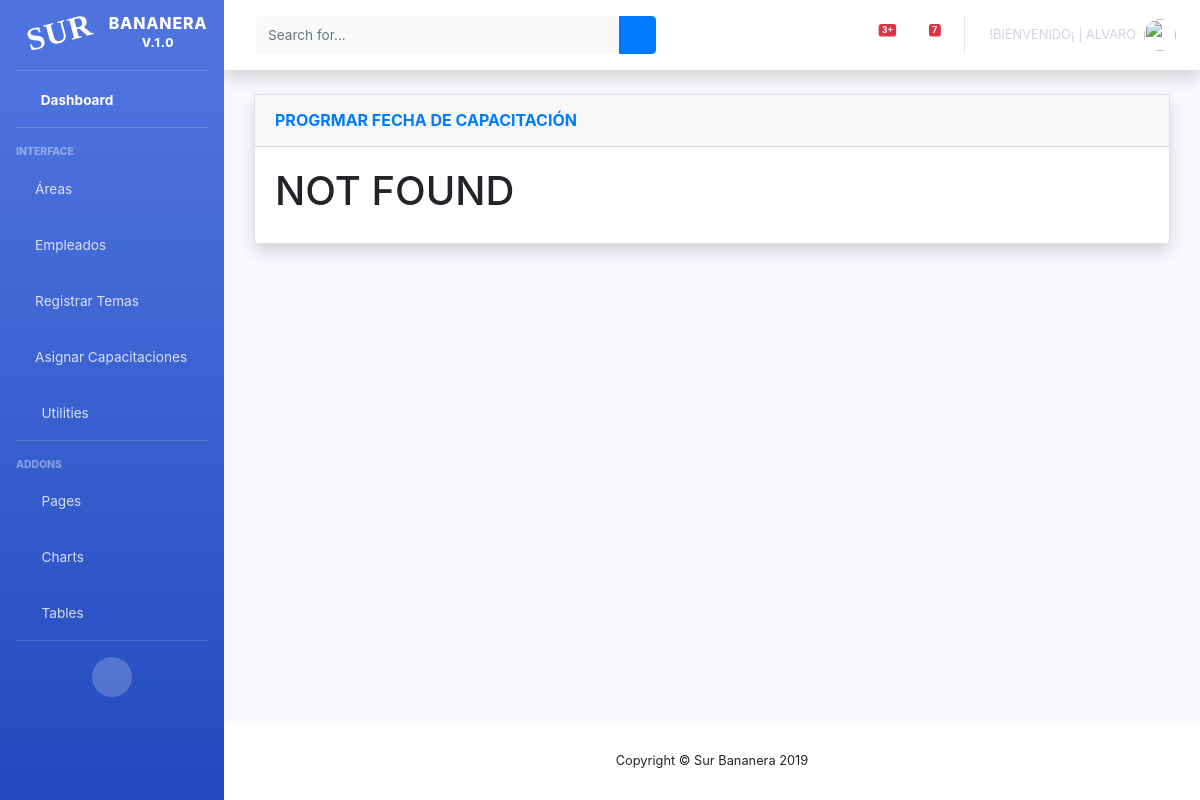
/bananera/listaAsignacion (signed in), run on an earlier commit of the app's database.
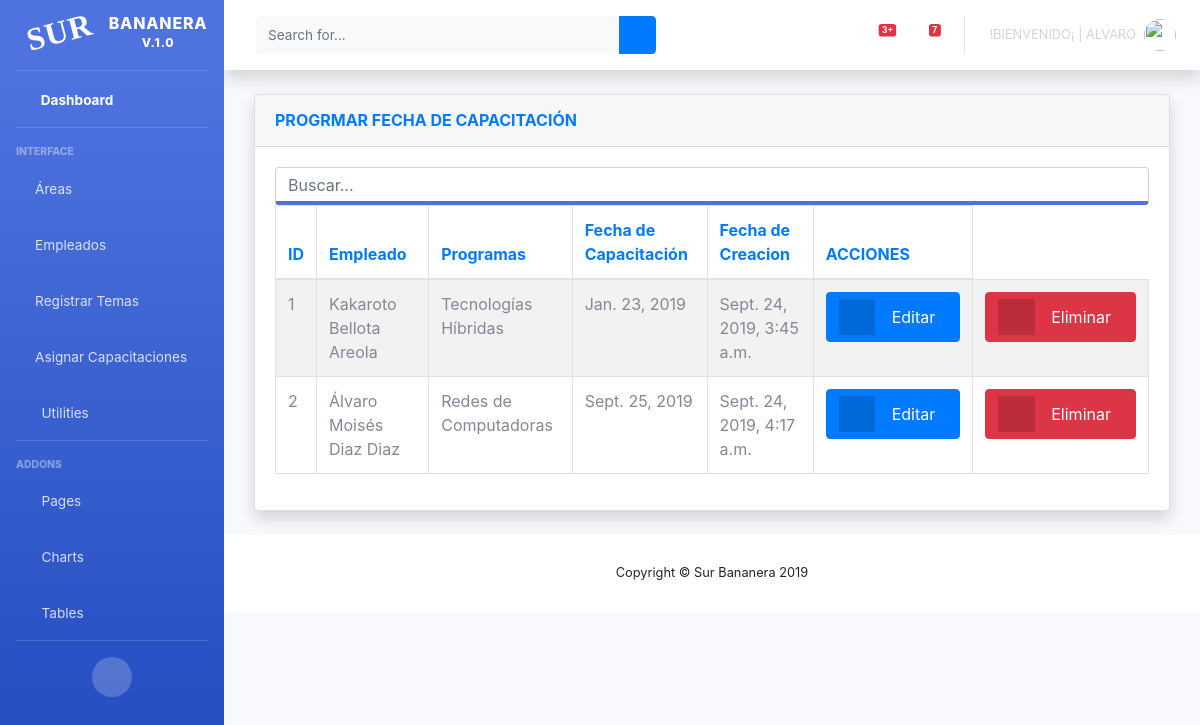
And on a later commit of the database.
### surBananas/models.py (models this page shows)
class capacitacion(models.Model):
    nombreCapacitacion = models.CharField(max_length=200, blank=True, null=True)
    empleado = models.ForeignKey(empleados, on_delete=models.CASCADE)
    programas = models.ForeignKey(programasCapacitacion, on_delete=models.CASCADE)
    fechaCapacitacion = models.DateField(auto_now=False, blank=True, null=True)
    status = models.BooleanField('Estado', default=True)
    capacitacionTeminada = models.BooleanField('Capacitado', default=True)
    created_at = models.DateTimeField(auto_now_add=True, blank=True, null=True)

class empleados(models.Model):
    choice_nacionalidad ={('', 'Nacionaidad'),('Mexicana','Mexicana'),('Extranjero','Extranjero')}
    choice_areas ='Areas'
    """choice_area =(('','Área'),
        ('Empaque',(
            ('Estiba','Estiba'),
            ('Empaque','Empaque'),
            ('Fumigación','Fumigación'),
            ('Selección', 'Selección'),
            ('Clasificación','Clasificación'),
            ('Desmane', 'Desmane'),
        )),
        ('Producción', (
            ('Embolse', 'Embolse'),
            ('Cosecha', 'Cosecha'),
            ('Fumigación', 'Fumigación'),
            ('Siembra', 'Siembra'),
        )),

    )"""
    nombres = models.CharField(max_length=20, blank=True, null=True)
    apellidoPaterno = models.CharField(max_length=20, blank=True, null=True)
    apellidoMaterno = models.CharField(max_length=20, blank=True, null=True)
    edad = models.IntegerField(blank=True, null=True)
    fechaNacimiento = models.DateField(auto_now=False, blank=True, null=True)
    numeroSeguroSocial = models.IntegerField(blank=True, null=True)
    curp = models.CharField(max_length=20, blank=True, null=True)
    rfc = models.CharField(max_length=20, blank=True, null=True)
    estadoCivil = models.CharField(max_length=20, blank=True, null=True)
    nacionalidad = models.CharField(choices=choice_nacionalidad, default='', max_length=20, blank=False)
    telefono = models.IntegerField(blank=True, null=True)
    celular = models.IntegerField(blank=True, null=True)
    correoElectronico = models.EmailField(max_length=50, blank=True, null=True)
    direccion = models.CharField(max_length=200, blank=True, null=True)
    ciudad = models.CharField(max_length=200, blank=True, null=True)
    colonia = models.CharField(max_length=200, blank=True, null=True)
    codigoPostal = models.IntegerField(blank=True, null=True)
    estado = models.CharField(max_length=20, blank=True, null=True)
    imagen = models.FileField(upload_to="fotos/", blank=True, null=True)
    area = models.ForeignKey(areas, on_delete=models.CASCADE)
    status = models.BooleanField('Estado', default= True)
    created_at = models.DateTimeField(auto_now_add=True, blank=True, null=True)
    def __str__(self):
        if self.nombres == None:
            return "----------"
        return self.nombres

class programasCapacitacion(models.Model):
    temaCapacitacion = models.TextField(max_length=50, blank=True, null=True)
    descripcionCapacitacion = models.TextField(max_length=100, blank=True, null=True)
    tipoCapacitacion = models.TextField(max_length=50, blank=True, null=True)
    status = models.BooleanField('Estado', default=True)
    created_at = models.DateTimeField(auto_now_add=True)
    def __str__(self):
        if self.temaCapacitacion == None:
            return "----------"
        return self.temaCapacitacion

### surBananas/views.py (the view)
# urls.py: path('listaAsignacion', login_required(views.ListaAsignacion.as_view()), name = 'listaAsignacion'),
class ListaAsignacion(ListView):
    model = capacitacion
    template_name = 'capacitacionEmpleado.html'
    context_object_name = 'listaCapacitacion'
    queryset = capacitacion.objects.filter(status=True)

### surBananas/templates/capacitacionEmpleado.html (shortened to what this page needs)
{% extends 'indexAdmin.html' %}
{% block contenido %}
    <div class="container-fluid">
        <div class="card shadow mb-4">
            <div class="card-header py-3">
                <h6 class="m-0 font-weight-bold text-primary">PROGRMAR FECHA DE CAPACITACIÓN</h6>
            </div>
            <div class="card-body">
                <div class="table-responsive">
                    {% if listaCapacitacion %}
                        <table id="example" class="table table-striped table-bordered nowrap" style="width:100%">
                        <input class="form-control border-bottom-primary" id="myInput" type="text" placeholder="Buscar...">
                            <thead class=" text-primary">
                            <th>ID</th>
                            <th>Empleado</th>
                            <th>Programas</th>
                            <th>Fecha de Capacitación</th>
                            <th>Fecha de Creacion</th>
                            <th>ACCIONES</th>
                            </thead>
                            <tbody id="myTable">
                            {% for c in listaCapacitacion %}
                                <tr>
                                    <td> {{ c.id }} </td>
                                    <td> {{ c.empleado}} {{ c.empleado.apellidoPaterno }} {{ c.empleado.apellidoMaterno }}</td>
                                    <td> {{ c.programas}} </td>
                                    <td> {{ c.fechaCapacitacion }} </td>
                                    <td> {{ c.created_at }} </td>
                                    <td>
                                        <a href="{% url 'editarAsignacion' c.id %}" class="btn btn-primary btn-icon-split">
                                            <span class="icon text-white-50">
                                                 <i class="fas fa-edit"></i>
                                            </span>
                                            <span class="text">Editar</span>
                                        </a>
                                    </td>
                                    <td>
                                        <a href="{% url 'eliminarAsignacion' c.id %}" class="btn btn-danger btn-icon-split">
                                            <span class="icon text-white-50">
                                            <i class="fas fa-trash"></i>
                                            </span>
                                            <span class="text">Eliminar</span>
                                        </a>
                                    </td>
                                </tr>
                            {% endfor %}
                            </tbody>
                        </table>
                    {% else %}
                        <h1>NOT FOUND</h1>
                        </div>
                    {% endif %}
            </div>
        </div>
    </div>
    </html>
{% endblock contenido %}

### templates/indexAdmin.html (shortened to what this page needs)
{% load static %}
<!DOCTYPE html>
<html lang="en">
<head>
    <link href="{% static 'IndexAdmin/vendor/fontawesome-free/css/all.min.css' %}" rel="stylesheet" type="text/css">
    <link href="{% static 'IndexAdmin/css/sb-admin-2.min.css' %}" rel="stylesheet">
    <link href="{% static 'IndexAdmin/vendor/datatables/dataTables.bootstrap4.min.css' %}" rel="stylesheet">
    <link rel="stylesheet" href="https://cdnjs.cloudflare.com/ajax/libs/twitter-bootstrap/4.1.3/css/bootstrap.css">
    <link rel="stylesheet" href="https://cdn.datatables.net/fixedheader/3.1.5/css/fixedHeader.bootstrap.min.css">
    <link rel="stylesheet" href="https://cdn.datatables.net/responsive/2.2.3/css/responsive.bootstrap.min.css">
</head>
<body id="page-top">
<div id="wrapper">
    <ul class="navbar-nav bg-gradient-primary sidebar sidebar-dark accordion" id="accordionSidebar">
        <a class="sidebar-brand d-flex align-items-center justify-content-center" href="{% url 'home' %}">
            <div class="sidebar-brand-icon rotate-n-15">
                <i class="fas fa-laugh-wink">Sur</i>
            </div>
            <div class="sidebar-brand-text mx-3">Bananera <sup>V.1.0</sup></div>
        </a>
        <hr class="sidebar-divider my-0">
        <li class="nav-item active">
            <a class="nav-link" href="{% url 'home' %}">
                <i class="fas fa-fw fa-tachometer-alt"></i>
                <span>Dashboard</span></a>
        </li>
        <hr class="sidebar-divider">
        <div class="sidebar-heading">
            Interface
        </div>
        <li class="nav-item">
            <a class="nav-link collapsed" href="#" data-toggle="collapse" data-target="#collapse4" aria-expanded="true" aria-controls="collapse4">
                <i class="fas fa-city"></i>
                    <span>Áreas</span>
            </a>
        </li>
        <li class="nav-item">
            <a class="nav-link collapsed" href="#" data-toggle="collapse" data-target="#collapseTwo" aria-expanded="true" aria-controls="collapseTwo">
                <i class="fas fa-user-plus"></i>
                <span>Empleados</span>
            </a>
        </li>
         <li class="nav-item">
            <a class="nav-link collapsed" href="#" data-toggle="collapse" data-target="#collapseOne" aria-expanded="true" aria-controls="collapseOne">
                <i class="fas fa-chalkboard-teacher"></i>
                <span>Registrar Temas</span>
            </a>
        </li>
        <li class="nav-item">
            <a class="nav-link collapsed" href="#" data-toggle="collapse" data-target="#collapse3" aria-expanded="true" aria-controls="collapse3">
                <i class="fas fa-calendar-alt"></i>
                    <span>Asignar Capacitaciones</span>
            </a>
        </li>
        <li class="nav-item">
            <a class="nav-link collapsed" href="#" data-toggle="collapse" data-target="#collapseUtilities" aria-expanded="true" aria-controls="collapseUtilities">
                <i class="fas fa-fw fa-wrench"></i>
                <span>Utilities</span>
            </a>
        </li>
        <hr class="sidebar-divider">
        <div class="sidebar-heading">
            Addons
        </div>
        <li class="nav-item">
            <a class="nav-link collapsed" href="#" data-toggle="collapse" data-target="#collapsePages" aria-expanded="true" aria-controls="collapsePages">
                <i class="fas fa-fw fa-folder"></i>
                <span>Pages</span>
            </a>
        </li>
        <li class="nav-item">
            <a class="nav-link" href="charts.html">
                <i class="fas fa-fw fa-chart-area"></i>
                <span>Charts</span></a>
        </li>
        <li class="nav-item">
            <a class="nav-link" href="tables.html">
                <i class="fas fa-fw fa-table"></i>
                <span>Tables</span></a>
        </li>
        <hr class="sidebar-divider d-none d-md-block">
        <div class="text-center d-none d-md-inline">
            <button class="rounded-circle border-0" id="sidebarToggle"></button>
        </div>
    </ul>
    <div id="content-wrapper" class="d-flex flex-column">
        <div id="content">
            <nav class="navbar navbar-expand navbar-light bg-white topbar mb-4 static-top shadow">
                <form class="d-none d-sm-inline-block form-inline mr-auto ml-md-3 my-2 my-md-0 mw-100 navbar-search">
                    <div class="input-group">
                        <input type="text" class="form-control bg-light border-0 small" placeholder="Search for..." aria-label="Search" aria-describedby="basic-addon2">
                        <div class="input-group-append">
                            <button class="btn btn-primary" type="button">
                                <i class="fas fa-search fa-sm"></i>
                            </button>
                        </div>
                    </div>
                </form>
                <ul class="navbar-nav ml-auto">
                    <li class="nav-item dropdown no-arrow mx-1">
                        <a class="nav-link dropdown-toggle" href="#" id="alertsDropdown" role="button" data-toggle="dropdown" aria-haspopup="true" aria-expanded="false">
                            <span class="badge badge-danger badge-counter">3+</span>
                        </a>
                    </li>
                    <li class="nav-item dropdown no-arrow mx-1">
                        <a class="nav-link dropdown-toggle" href="#" id="messagesDropdown" role="button" data-toggle="dropdown" aria-haspopup="true" aria-expanded="false">
                            <i class="fas fa-envelope fa-fw"></i>
                            <span class="badge badge-danger badge-counter">7</span>
                        </a>
                    </li>
                    <li class="nav-item dropdown no-arrow">
                        <a class="nav-link dropdown-toggle" href="#" id="userDropdown" role="button" data-toggle="dropdown" aria-haspopup="true" aria-expanded="false">
                            <span class="mr-2 d-none d-lg-inline text-blue-600 small" style="text-transform: uppercase;">!Bienvenido¡ | {{user}}</span>
                            <img class="img-profile rounded-circle" src="{% static 'IndexAdmin/img/user.jpg' %}">
                        </a>
                    </li>
                </ul>
            </nav>
            <div class="container-fluid">
                {% block contenido %}
            {% endblock contenido %}
        <footer class="sticky-footer bg-white">
            <div class="container my-auto">
                <div class="copyright text-center my-auto">
                    <span>Copyright &copy; Sur Bananera 2019</span>
                </div>
            </div>
        </footer>
</body>
</html>

What changed in the data, as far as the page shows it:
added capacitacion: id "1", empleado "Kakaroto", empleado.apellidoPaterno "Bellota", empleado.apellidoMaterno "Areola", programas "Tecnologías Híbridas", fechaCapacitacion "Jan. 23, 2019", created_at "Sept. 24, 2019, 3:45 a.m."
added capacitacion: id "2", empleado "Álvaro Moisés", empleado.apellidoPaterno "Diaz", empleado.apellidoMaterno "Diaz", programas "Redes de Computadoras", fechaCapacitacion "Sept. 25, 2019", created_at "Sept. 24, 2019, 4:17 a.m."
Also different on the page:
text no longer shown: "NOT FOUND"
text now shown: "ID Empleado Programas Fecha de Capacitación Fecha de Creacion ACCIONES"
